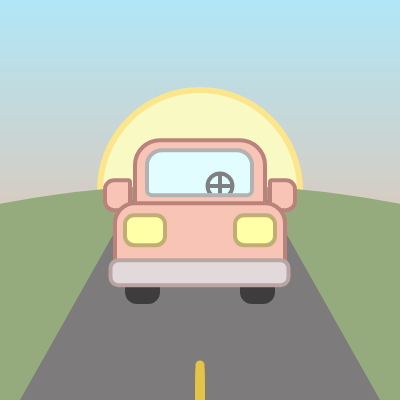
Frame 1 (no input)
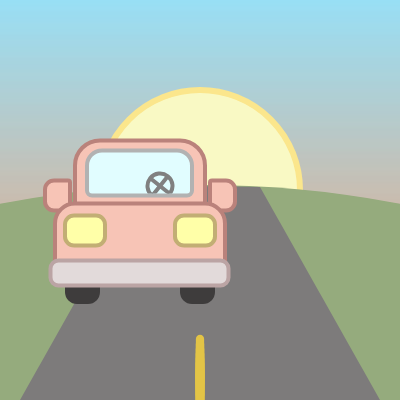
Frame 60 (no input)
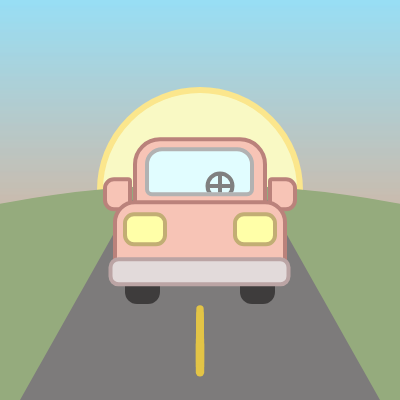
Frame 120 (the mouse pressed at the canvas centre since frame 60)

The p5.js sketch that drew these frames (run headless with seeded random() and noise() and a simulated clock; from frame 60 on, the mouse is pressed at the canvas centre):

// p5.js sketch
// ── sketch.js
// Exercise 7: Interactive Art !
// extension/update of my Exercise 1: Car ! :>
// will reference this later too for my Exercise 10 ..


function setup() {
  createCanvas(400, 400);
}

let carX = 0;
let steeringAngle = 0;
let carBump = 0; // for car bump animation
let lineOffset = 0; // for road animation

      // background & road colors !
const sky_color = "#97DFF6",
      sky_color2 = "#F89B6B",
      sun_color = "#F9F9C4",
        sun_STcolor = "#FBE68C",
      land_color = "#95AB7D",
      road_color = "#7D7B7B",
      roadLine_color = "#E3C446";
      
      // car colors ! (STcolor = stroke)
const car_color = "#F7C4B6",
        car_STcolor = "#BA827B",
      carWindow_color = "#E1FDFF",
        carWindow_STcolor = "#B2B2B2",
      carLights_color = "#FFFFA8",
        carLights_STcolor = "#C2AE74",
      carBumper_color = "#E2DADA",
        carBumper_STcolor = "#BBA4A4",
      carWheels_color = "#3E3C3C",
      carSW_color = "gray";


function draw() {
  drawSky();
  drawSun();
  drawLand();
  drawRoad();
  drawCar();
  
  carX = mouseX - width / 2;
  carX = constrain(carX, -60, 60);
  steeringAngle = map(mouseX, 0, width, -0.9, 0.9);
  
}  

  // --------------- SKY ---------------
function drawSky() {  
  
  // subtle sky gradient !
  for (let y = 0; y < height; y++) {
    let inter = map(y, 0, height, 0, 1);
    
    let skyGradient = lerpColor(sky_color, sky_color2, inter);
    
    stroke(skyGradient);
    line(0, y, width, y);
    
    // ^ what this is doing is that lines are drawn on every row of pixel on the canvas (row 0 - 399) with each line/stroke being a different color, which - when put all together - represents the gradient.   
  }
}
  
  // --------------- SUN ---------------
function drawSun() {
  
  fill(sun_color);
  stroke(sun_STcolor);
  strokeWeight(6)
  ellipse(200, 190, 200, 200);
}
  
  // --------------- LAND ---------------  
function drawLand() {
  
  fill(land_color);
  noStroke();
  ellipse(width / 2, height + 10, 1000, 450);
}
  
  // --------------- ROAD ---------------  
function drawRoad() {

  fill(road_color);
  noStroke();
  beginShape();
    vertex(20, height);      // bottom left
    vertex(380, height);     // bottom right
    vertex(260, 187);        // top right

    // curved horizon edge
    bezierVertex(
      220, 186,
      180, 186,
      140, 187
    );
  endShape(CLOSE);
  
//  quad(
//    20, height, // bottom left
//    380, height, // bottom right
//    260, 190, // top right
//    140, 190 // top left
//  );
    
  // road lines animation !
  // made with AI assistance + trial & error :p
  stroke(roadLine_color);
  
  let roadTop = 190;  // top & bottom to declare "mask" of the road
  let roadBottom = height; 
  let spacing = 5;
  
  for (let i = 0; i <8; i++) {  // for loop to draw dashed lines
    let y = roadBottom - ((i * spacing + lineOffset) % (roadBottom - roadTop));

    let dashLength = map(y, roadTop, roadBottom, 10, 35);
    let dashThickness = map(y, roadTop, roadBottom, 4, 10);

    strokeWeight(dashThickness);
    
    line(width/2, y, width/2, y + dashLength);
  
    }
  
  lineOffset +=4; // speed of line animation
}
  
  // --------------- CAR ---------------
  // updated/translated points.
function drawCar() {
  push();
  translate(200 + carX, 220);
  
    // simple car animation !!
  carBump = sin(frameCount * 0.25) * 0.7;
  
  
    // wheels
  fill(carWheels_color);
  noStroke();
  rect(-75, 34, 35, 50,
      12);
  rect(40, 34, 35, 50,
      12);
  
    // body
  fill(car_color);
  stroke(car_STcolor);
  strokeWeight(4);
  
    // side mirrors
    rect(-95, -40 + carBump, 25, 30,
        9, 2, 2, 9);  
    rect(70, -40 + carBump, 25, 30,
        2, 9, 9, 2);
  
  rect(-65, -80 + carBump, 130, 100,
      25, 25, 5, 5);
  
    // windows
    push();
    fill(carWindow_color);
    stroke(carWindow_STcolor);
    rect(-53, -70 + carBump, 105, 45, 
        15, 15, 5, 5);
    pop();
    
    push();
    clip(maskSW);
    drawSW();
    pop();
  
    // hood
  rect(-85, -17 + carBump, 170, 80, 
      20, 20, 10, 10); 
    
    // bumper
  fill(carBumper_color);
  stroke(carBumper_STcolor);
  rect(-89.5, 40 + carBump, 178, 25, 
      8);
  
    // lights
  fill(carLights_color);
  stroke(carLights_STcolor)
  rect(-75, -5 + carBump, 40, 30,
      9);
  rect(35, -5 + carBump, 40, 30,
      9);    
  
  pop();
}

function maskSW() {
  rect(-53, -72 + carBump, 105, 45, 
        15, 15, 5, 5);
}

function drawSW() {
  push();

  translate(20, -34); // in car

  rotate(steeringAngle);

  stroke(carSW_color);
  strokeWeight(4);
  noFill();

  ellipse(0, 0, 25);

  line(-10, 0, 10, 0);
  line(0, -10, 0, 10);

  pop();
}
